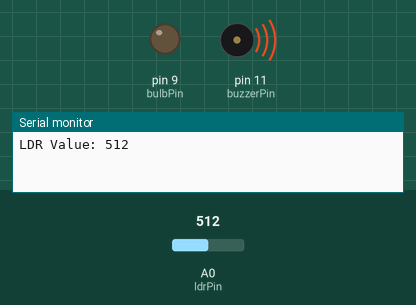
Recording of a sketch running on a simulated Arduino Uno, built with avr-gcc and run on an emulated ATmega328P. Shown: output pins drawn as LEDs (lit = HIGH), buzzer (waves = sounding), the last lines printed to the serial monitor. Inputs (shaded band) come from the test bench; at power-on: A0 (ldrPin) = 512.

Above: at 0.1 s.
At 6.3 s:
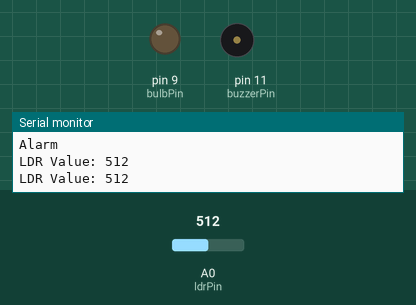
6.4 s: A0 (ldrPin) set to 311
7.9 s: A0 (ldrPin) set to 289
At 8.6 s:
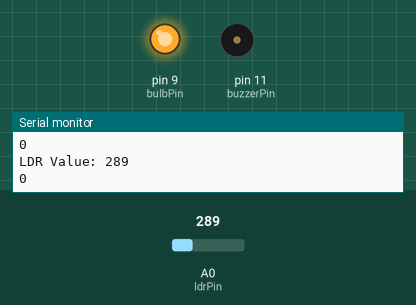
Timing chart, 0 to 10.9 s (numbered marks = the images above; inputs shaded):
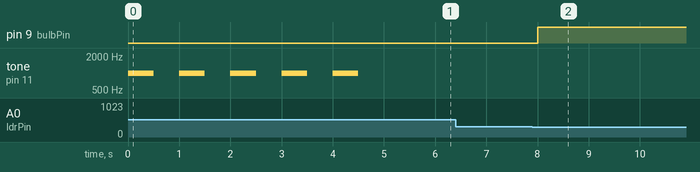

The sketch:

Night_Light_and_Alarm.ino
```cpp
const int ldrPin = A0; // Analog pin connected to the LDR
const int bulbPin = 9;  // PWM-capable pin (e.g., pin 9 on most Arduino boards)
const int threshold = 300; // Threshold value for the LDR
const int buzzerPin = 11; // Define pin number for the buzzer
const long alarmDelay = 5000;  // 5 seconds
static bool alarm = false;

// Function to calculate the average LDR value
int readLdrValue() {
  int ldrValue = analogRead(ldrPin);
  Serial.print("LDR Value: ");
  Serial.println(ldrValue);
 return ldrValue;
}

// Function to turn off the pin
void turnOffPin() {
  digitalWrite(bulbPin, LOW);
}

void setup() {
  Serial.begin(9600);
  pinMode(bulbPin, OUTPUT);
}

void loop() {
  // Call the ldrValue function and store the result in ldr
  int ldr = readLdrValue();

  // Check if the LDR value is less than the threshold
  if (ldr < threshold) {
    // Turn on the Bulb
    digitalWrite(bulbPin, HIGH);
     alarm = false;
     Serial.println(alarm);
  }

  if(ldr > threshold && alarm == false) {
    alarm = true;
    // Turn off the Bulb pin
    turnOffPin();

    tone(buzzerPin, 1000);  // Play a 1000 Hz tone
    delay(500);
    noTone(buzzerPin);  // Play a 1000 Hz tone
    delay(500);

    Serial.println(alarm);

    tone(buzzerPin, 1000);  // Play a 1000 Hz tone
    delay(500);
    noTone(buzzerPin);  // Play a 1000 Hz tone
    delay(500);

    Serial.println(alarm);

    tone(buzzerPin, 1000);  // Play a 1000 Hz tone
    delay(500);
    noTone(buzzerPin);  // Play a 1000 Hz tone
    delay(500);

    Serial.println(alarm);

    tone(buzzerPin, 1000);  // Play a 1000 Hz tone
    delay(500);
    noTone(buzzerPin);  // Play a 1000 Hz tone
    delay(500);

    Serial.println(alarm);

    tone(buzzerPin, 1000);  // Play a 1000 Hz tone
    delay(500);
    noTone(buzzerPin);  // Play a 1000 Hz tone
    delay(500);

    Serial.println("Alarm");

  }

  // Wait for 500 milliseconds before the next loop
  delay(500);
}
```

Measured:
- the behaviour switches between 300 and 299 on A0 (ldrPin) (found by bisection; images 1 and 2)
- after the input at 7.9 s, pin 9 (bulbPin): LOW → HIGH after 0.10 s
- by itself, tone on pin 11 (buzzerPin): alternates 1000 Hz for 0.50 s and silent for 0.50 s, 10 changes in all, then stays silent
